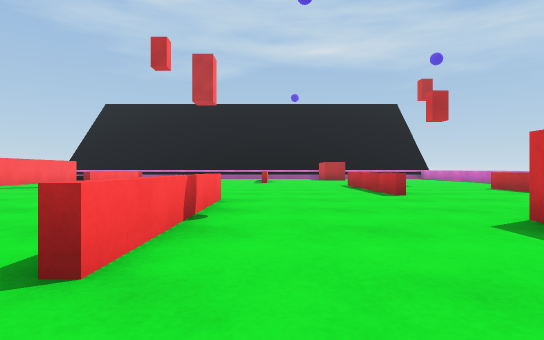
[1] (above)

19 first-person views from a walk through a scene from a Unity 3-D project. The camera is 0.51 m above the floor, looks level and sees 80° across. The floor is counted in squares, 1 m on a side. Each view is taken from the middle of a square. On the plan, view 1 faces up. The plan holds only what a view shows up to about 9 squares ahead; the rest is blank. The place goes on beyond the plan. The player is left out.

[2]
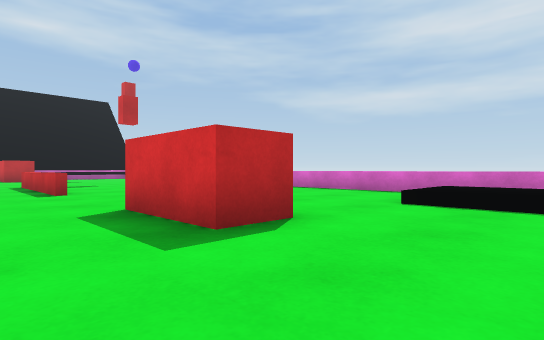

[3]
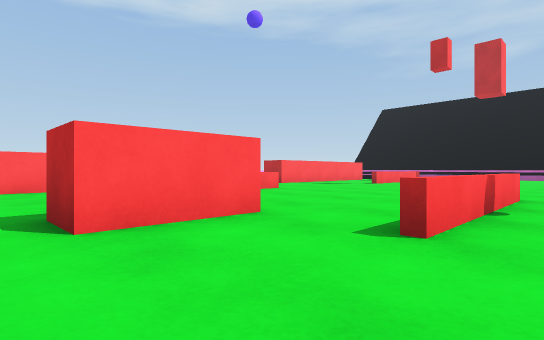

[4]
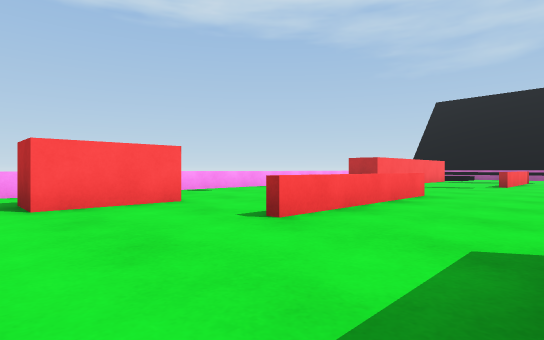

[5]
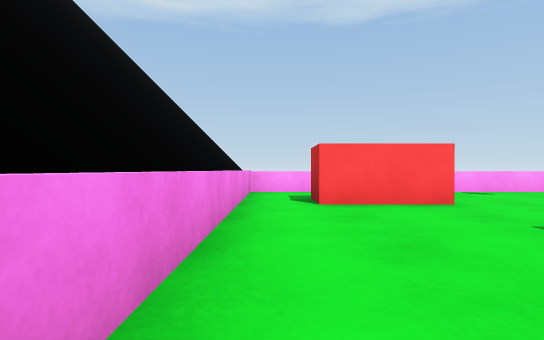

[6]
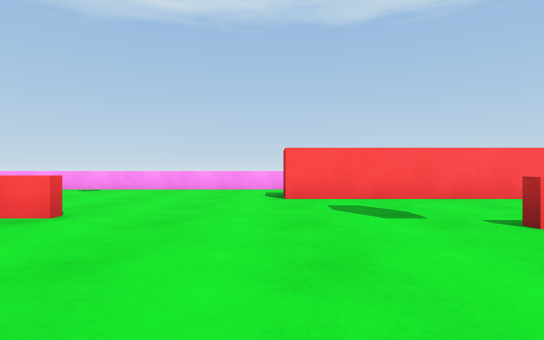

[7]
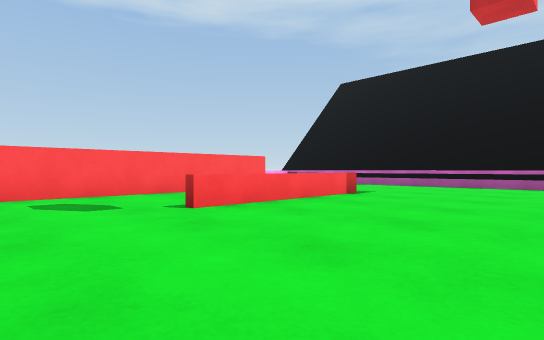

[8]
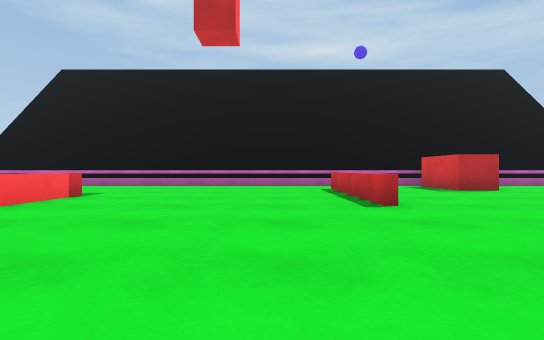

[9]
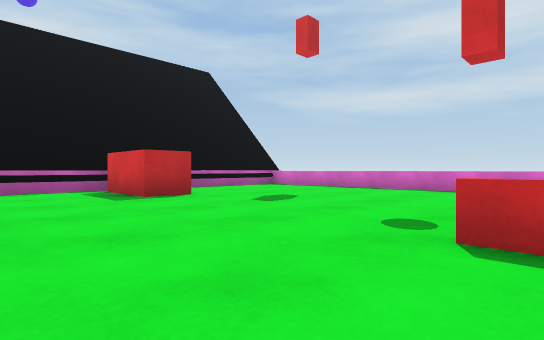

[10]
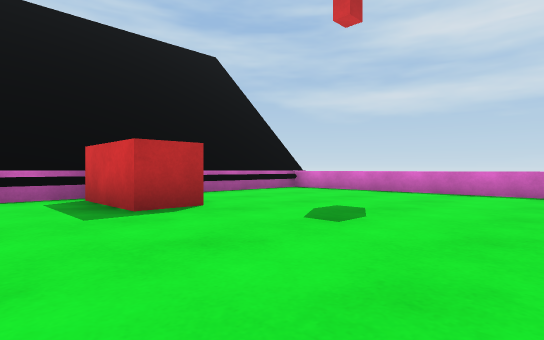

[11]
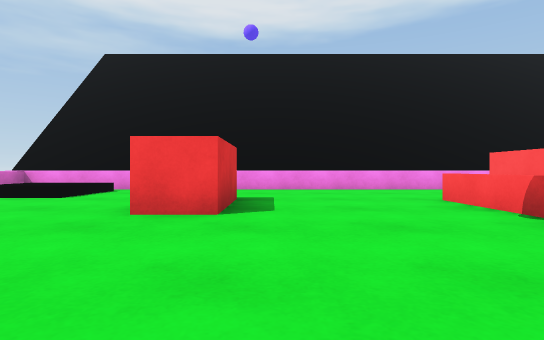

[12]
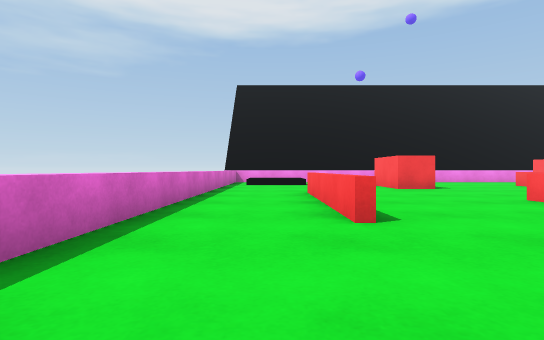

[13]
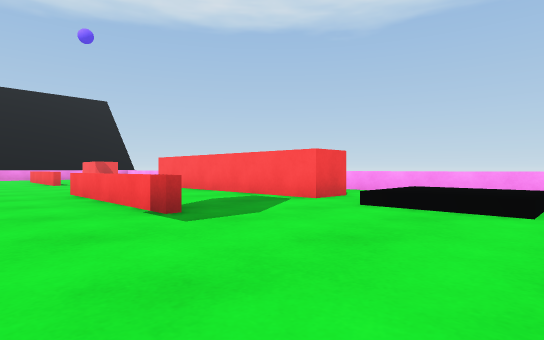

[14]
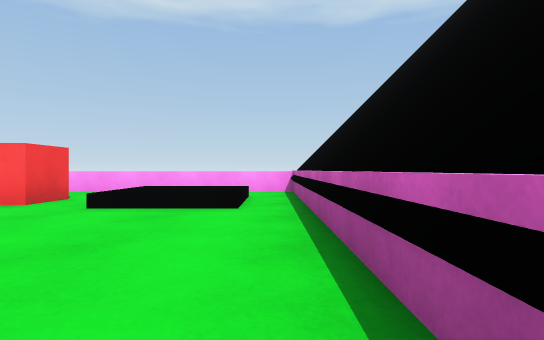

[15]
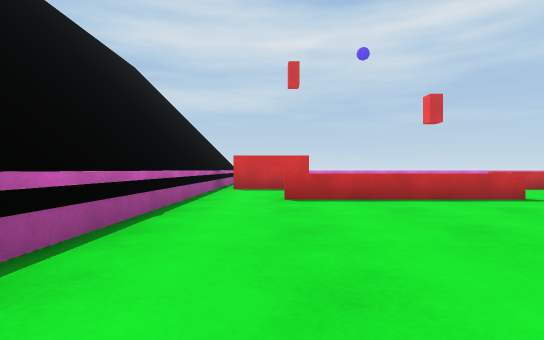

[16]
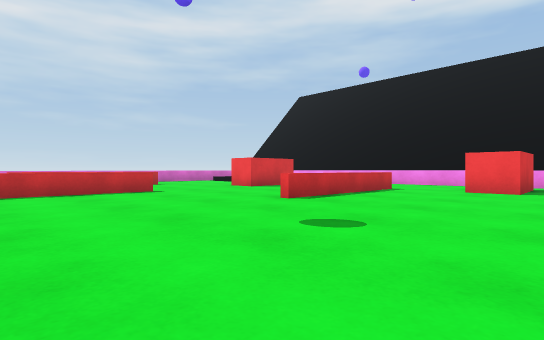

[17]
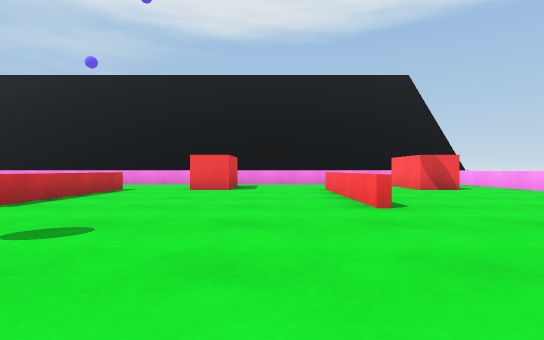

[18]
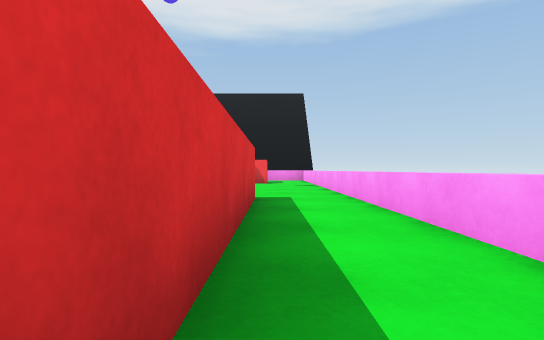

[19]
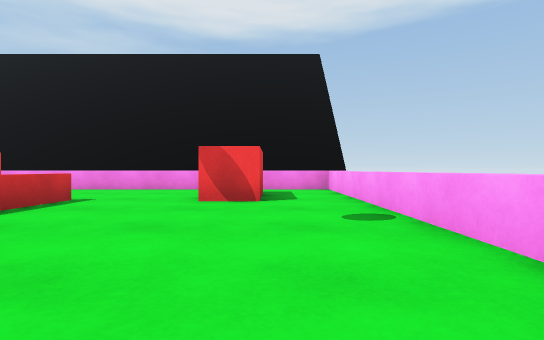

### Floor plan
Key: @ floor where view 1 was taken; # wall or solid block; . floor; = window, fence, low wall or low ledge; ^ raised ledge; B red block.
Columns run from 12 left of view 1 to 9 right of it. Each row starts with its distance up from view 1.
 19  ###################
 18 ^..............B ...
 17 ^ ^ ........=..B.....^
 16 ^ ^^........=..B.....^
 15 ^ ..........=........^
 14 ^..#..=.....=........^
 13 ^..#..=.....=........^
 12 ^..#..=..............^
 11 ^..#..=..............^
 10 ^..#...........=.....^
  9 ^..#...........=..=..^
  8 ^..............=..=..^
  7 ^..............=..=..^
  6 ^.................=..^
  5 ^....=.....=......=..^
  4 ^....=.....=.........^
  3 ^....=.....=...B.....^
  2 ^....=.....=...B.....^
  1 ^.BB....BB........^^^^
  0 ^.BB....BB..@.....^^^^
 -1 ^.................^^.^
 -2 ################  ###^

Where each view was taken, in squares from view 1:
view 1: 0 up, 0 right, facing up
view 2: 1 down, 1 right, facing up-right
view 3: 1 down, 0 right, facing up-left
view 4: 1 down, 4 left, facing up-left
view 5: 1 down, 4 left, facing left
view 6: 8 up, 3 left, facing left
view 7: 8 up, 2 left, facing up-left
view 8: 8 up, 2 left, facing up
view 9: 10 up, 0 right, facing up-right
view 10: 12 up, 1 right, facing up-right
view 11: 7 up, 2 right, facing down
view 12: 12 up, 7 right, facing down
view 13: 18 up, 4 left, facing down-left
view 14: 18 up, 4 left, facing left
view 15: 17 up, 6 left, facing right
view 16: 10 up, 5 left, facing down-right
view 17: 10 up, 5 left, facing down
view 18: 14 up, 10 left, facing down
view 19: 7 up, 10 left, facing down
